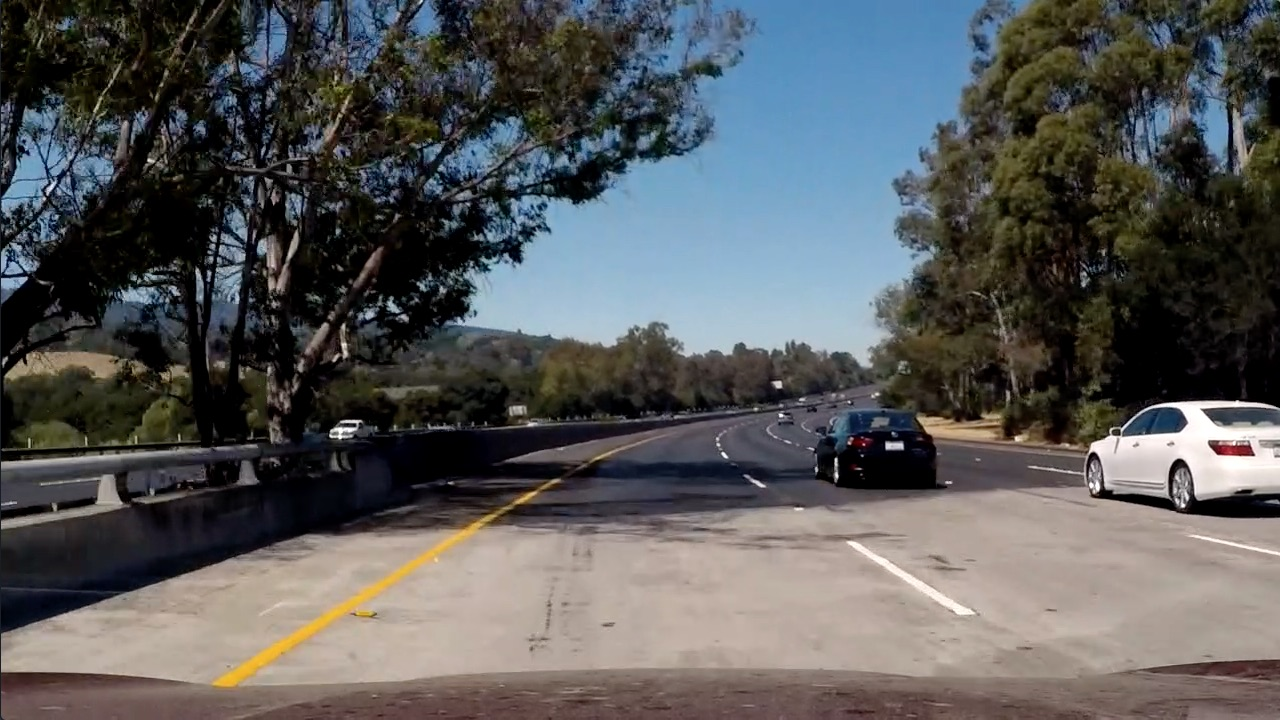
#> input picture test5.jpg, 1280 x 720 px, found by its file name
$ python cal.py   (older library calls are emulated)
#> lines starting #> are read from the running program, lines starting #| are printed output that depends on the picture; after the words box and inside, x2 and y2 are one past the last pixel; in counts of white or black regions, pixels touching at a corner belong together
#> further down, img is the input picture: shape (720, 1280, 3); mean R, G, B 88.5, 89.3, 89.8

import cv2
import numpy as np
import matplotlib.pyplot as plt
import matplotlib.image as mpimg
import numpy as np


# [20 lines left out: functions roi, abs_sobelx, not called in this run]


def lane_pipeline(image, s_thresh=(100,255), sx_thresh=(100,255)):
#> called with s_thresh = (100, 255), sx_thresh = (100, 255)
     hls=cv2.cvtColor(image, cv2.COLOR_RGB2HLS)
#> hls: shape (720, 1280, 3); mean of channels 0, 1, 2 55.5, 89.2, 70.1
     gray=cv2.cvtColor(image, cv2.COLOR_RGB2GRAY)
     l_channel=hls[:,:,1]
     s_channel=hls[:,:,2]
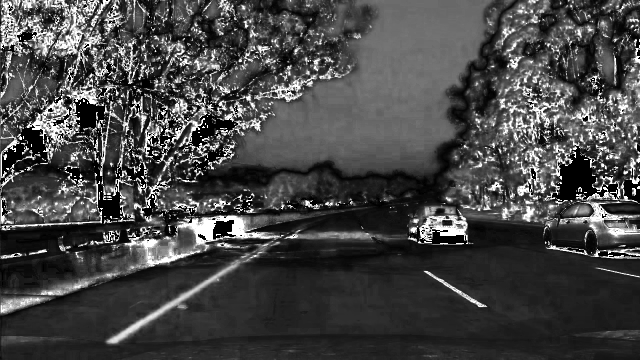
#> s_channel: shape (720, 1280) (shown at 1/2 size); min 0, max 255, mean 70.1

    #Sobel in the x direction
     sobel_x=cv2.Sobel(gray,cv2.CV_64F,1,0)
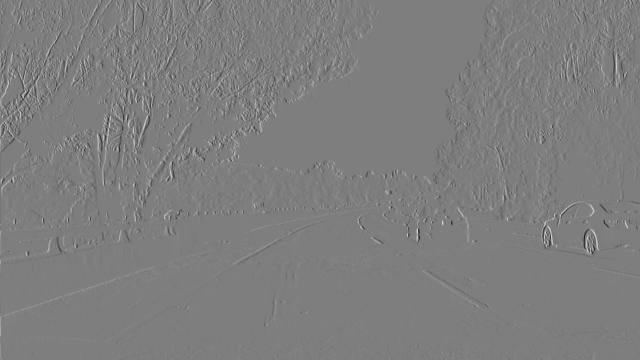
#> sobel_x: shape (720, 1280) float64 (shown at 1/2 size); min -870, max 887, mean 0.2; drawn with min black and max white
     abs_sobelx=np.absolute(sobel_x)
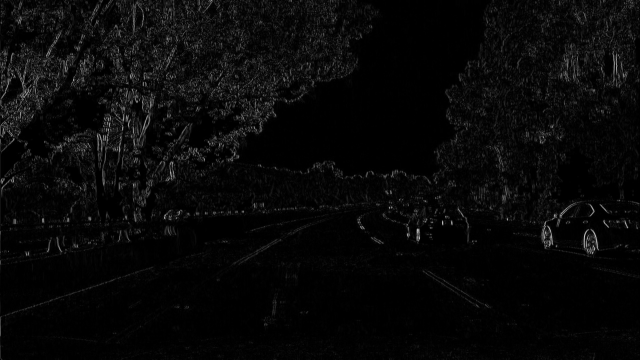
#> abs_sobelx: shape (720, 1280) float64 (shown at 1/2 size); min 0, max 887, mean 30.1; drawn with min black and max white
     scaled_sobel=np.uint8(255*abs_sobelx/np.max(abs_sobelx))

    #Threshold x gradient
     sxbinary=np.zeros_like(scaled_sobel)
     sxbinary[(scaled_sobel>sx_thresh[0]) & (scaled_sobel<=sx_thresh[1])]=1

    #Threshold color channel
     s_binary=np.zeros_like(s_channel)
     s_binary[(s_channel>s_thresh[0]) & (s_channel<=s_thresh[1])]=1

     #color_binary = np.dstack((np.zeros_like(s_binary), sxbinary, s_binary)) * 255
     combined_binary = np.zeros_like(sxbinary)
     combined_binary[(s_binary == 1) | (sxbinary == 1)] = 1

     return combined_binary

# [9 lines left out: function warp, not called in this run]


#img=mpimg.imread('/home/arnav08/PycharmProjects/Project 4/signs_vehicles_xygrad.jpg')
img=mpimg.imread('/home/arnav08/PycharmProjects/Project 4/test5.jpg')
im=lane_pipeline(img)
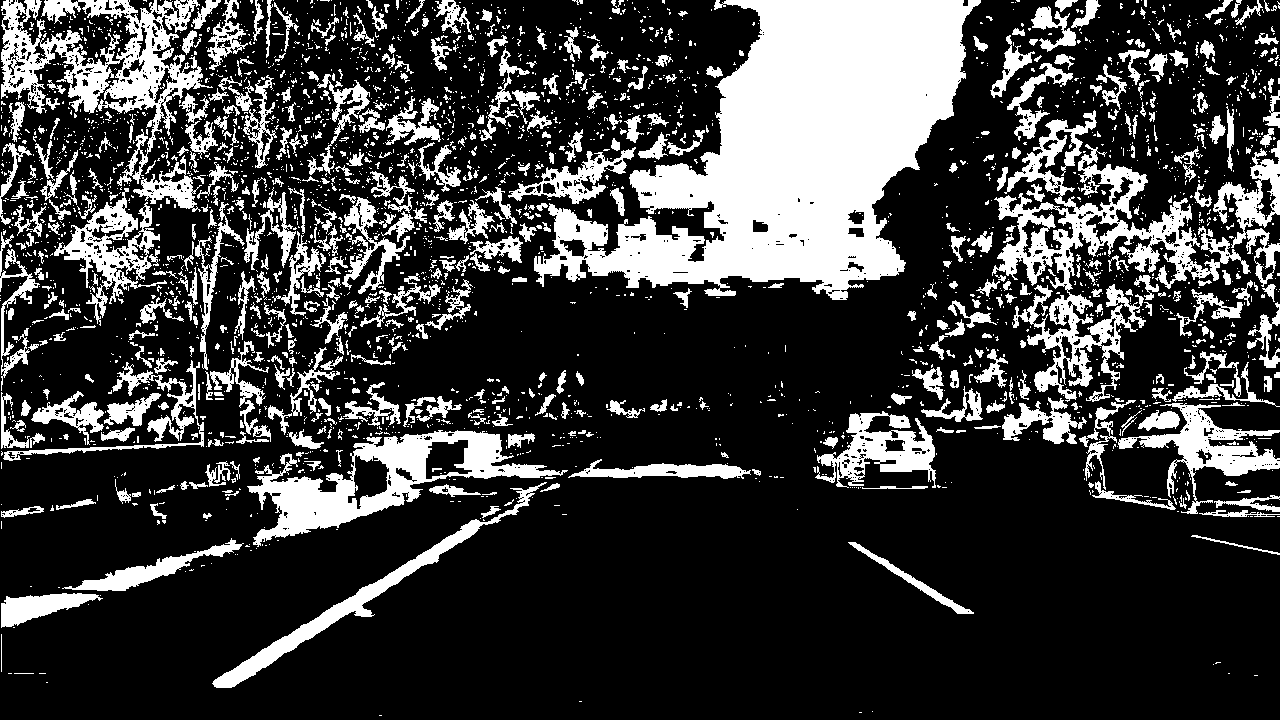
#> im: shape (720, 1280); values 0 (black) and 1 (white), 24.2% white; 3109 white regions (2561 under 20 px), largest, box (x1, y1, x2, y2) and area: (534, 0, 981, 300) 67483, (992, 110, 1251, 402) 16815, (1, 0, 213, 186) 12155
# result=lane_pipeline(img)
#warped_im=warp(im)
plt.imshow(im,cmap='gray')
plt.show()
# [9 lines of commented-out code are left out]

$ run again, with signs_vehicles_xygrad.jpg copied over test5.jpg
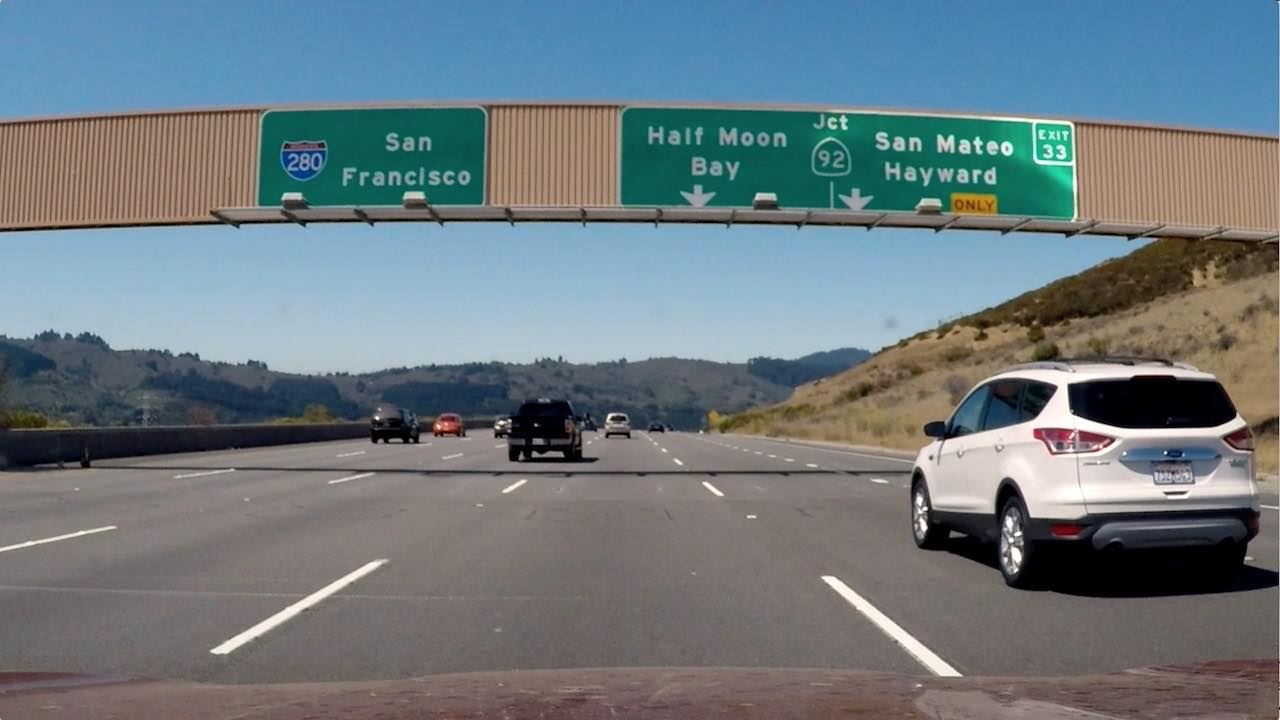
#> input picture signs_vehicles_xygrad.jpg, 1280 x 720 px, found by its file name
#> img is the input picture: shape (720, 1280, 3); mean R, G, B 109.2, 121.6, 127.4
#> hls: shape (720, 1280, 3); mean of channels 0, 1, 2 60.7, 118.8, 64.6
#> in lane_pipeline, `sobel_x=cv2.Sobel(gray,cv2.CV_64F,1,0)`:
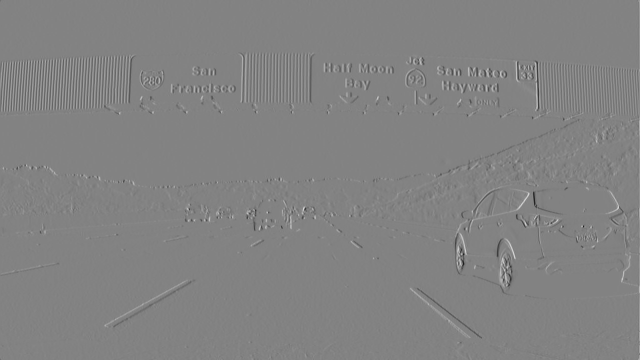
#> sobel_x: shape (720, 1280) float64 (shown at 1/2 size); min -814, max 776, mean 0.1; drawn with min black and max white
#> `im=lane_pipeline(img)`:
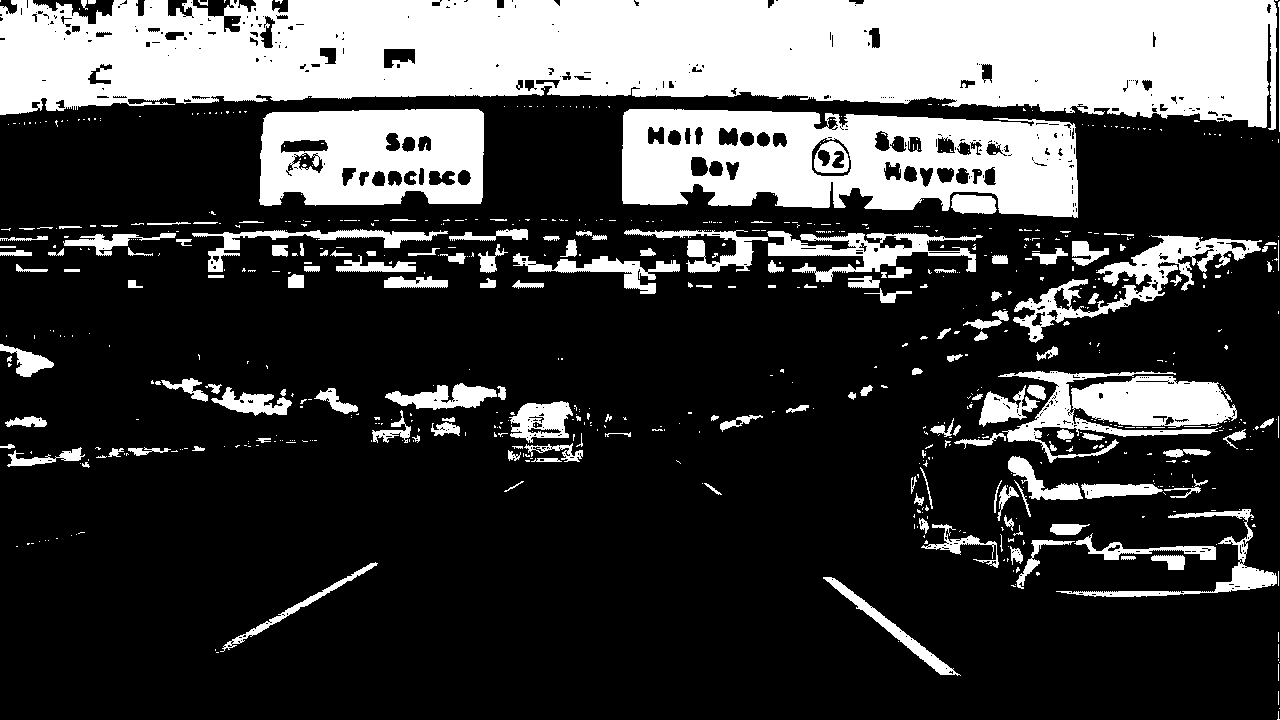
#> im: shape (720, 1280); values 0 (black) and 1 (white), 25.9% white; 715 white regions (556 under 20 px), largest, box (x1, y1, x2, y2) and area: (0, 0, 1277, 130) 125233, (622, 109, 1078, 218) 34510, (259, 109, 484, 206) 17795

$ run again, with test1.jpg copied over test5.jpg
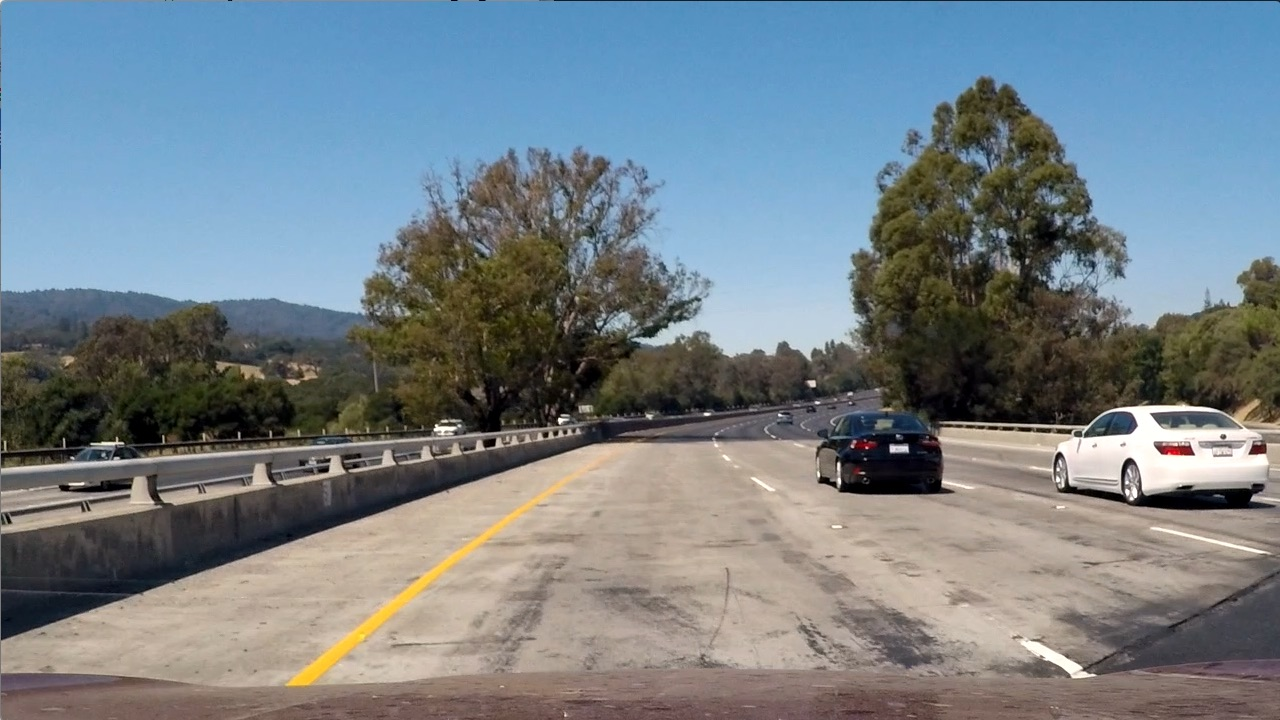
#> input picture test1.jpg, 1280 x 720 px, found by its file name
#> img is the input picture: shape (720, 1280, 3); mean R, G, B 117.5, 128.7, 135.5
#> hls: shape (720, 1280, 3); mean of channels 0, 1, 2 60.2, 126.7, 74.4
#> in lane_pipeline, `sobel_x=cv2.Sobel(gray,cv2.CV_64F,1,0)`:
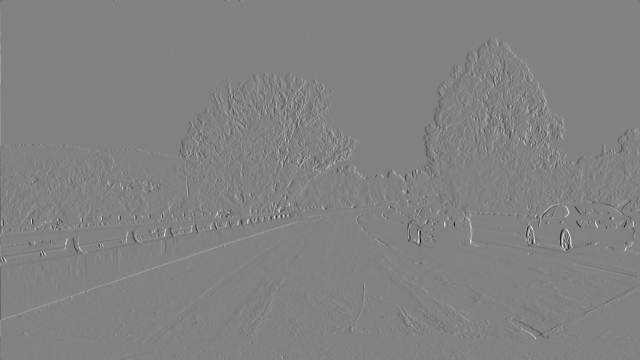
#> sobel_x: shape (720, 1280) float64 (shown at 1/2 size); min -858, max 827, mean 0; drawn with min black and max white
#> `im=lane_pipeline(img)`:
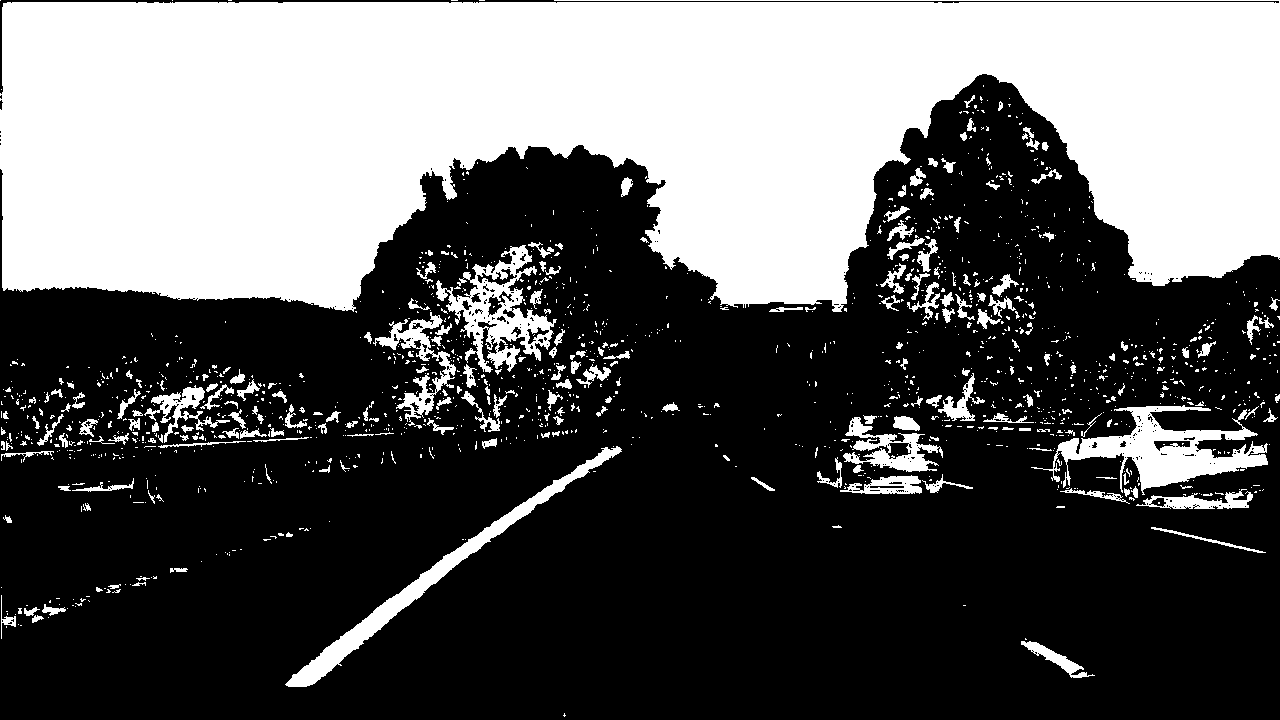
#> im: shape (720, 1280); values 0 (black) and 1 (white), 37.2% white; 1492 white regions (1255 under 20 px), largest, box (x1, y1, x2, y2) and area: (0, 0, 1280, 312) 294847, (1031, 405, 1268, 495) 7464, (285, 446, 622, 687) 5716
